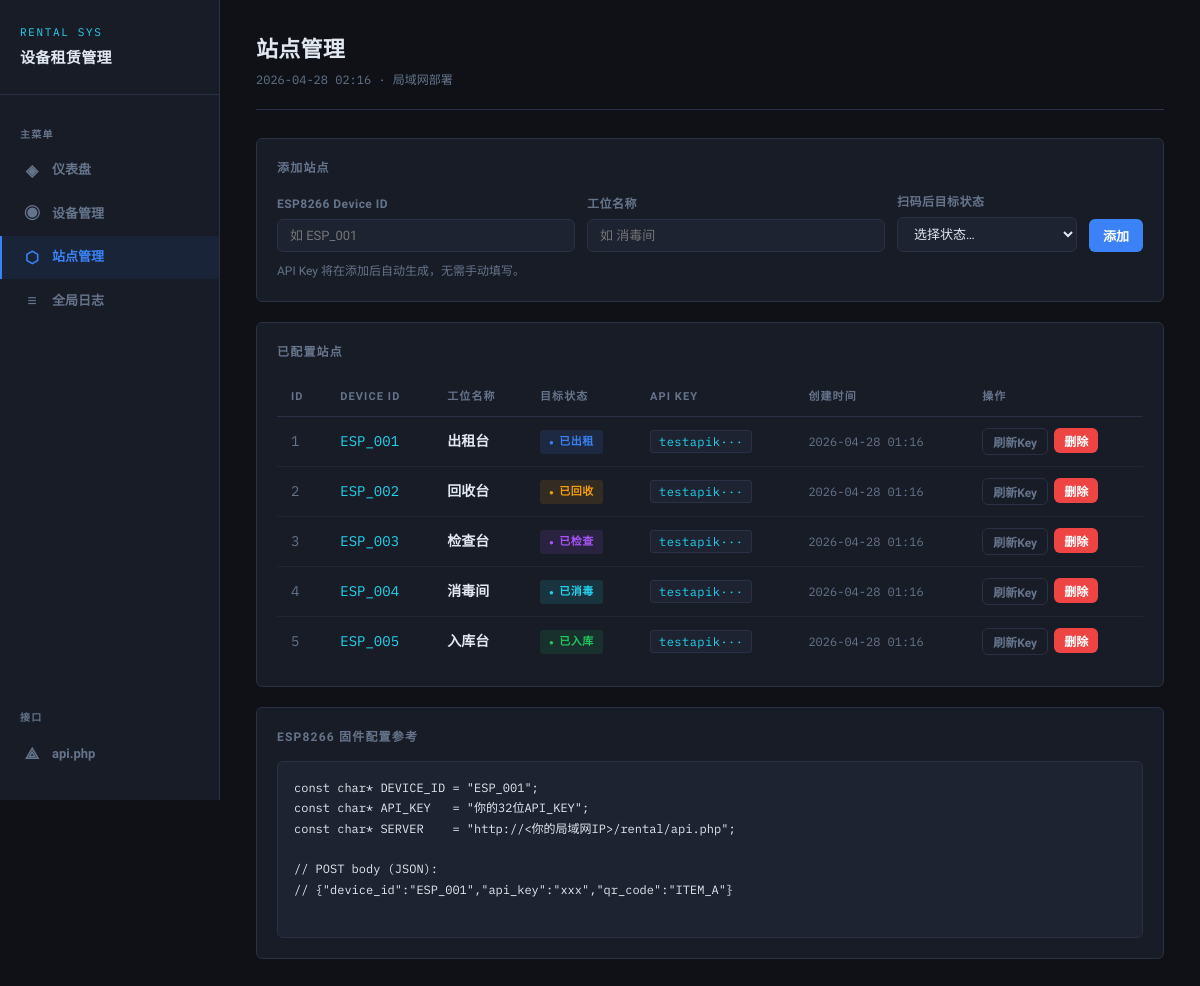
The page /stations.php on the database its author committed.
### tables this page shows
CREATE TABLE IF NOT EXISTS `stations` (
    `id`           INT UNSIGNED NOT NULL AUTO_INCREMENT,
    `device_id`    VARCHAR(64)  NOT NULL,
    `api_key`      VARCHAR(64)  NOT NULL,
    `station_name` VARCHAR(128) NOT NULL,
    `bound_status` ENUM('in_stock','rented','returned','inspected','disinfected') NOT NULL,
    `created_at`   DATETIME NOT NULL DEFAULT CURRENT_TIMESTAMP,
    PRIMARY KEY (`id`),
    UNIQUE KEY `uq_device_id` (`device_id`)
);

### stations.php (the view, shortened to what this page needs)
<?php
$page_title = '站点管理';
$active_nav = 'stations';
$db = get_db();
$stations = $db->query(
    'SELECT * FROM stations ORDER BY created_at DESC'
)->fetch_all(MYSQLI_ASSOC);
require_once __DIR__ . '/layout.php';
?>
<div class="card" style="margin-bottom:20px">
    <div style="font-size:12px;font-weight:700;letter-spacing:.1em;text-transform:uppercase;color:var(--muted);margin-bottom:14px">
        添加站点
    </div>
    <form method="post">
        <div class="form-row">
            <div class="form-group">
                <label>ESP8266 Device ID</label>
                <input type="text" name="device_id" placeholder="如 ESP_001" required>
            </div>
            <div class="form-group">
                <label>工位名称</label>
                <input type="text" name="station_name" placeholder="如 消毒间" required>
            </div>
            <div class="form-group" style="max-width:180px">
                <label>扫码后目标状态</label>
                <select name="bound_status" required>
                    <option value="">选择状态…</option>
                </select>
            </div>
            <div style="display:flex;align-items:flex-end">
                <button class="btn btn-primary" type="submit">添加</button>
            </div>
        </div>
    </form>
    <div class="muted text-sm" style="margin-top:10px">API Key 将在添加后自动生成，无需手动填写。</div>
</div>
<div class="card">
    <div style="font-size:12px;font-weight:700;letter-spacing:.1em;text-transform:uppercase;color:var(--muted);margin-bottom:16px">
        已配置站点
    </div>
    <div class="table-wrap">
    <table>
        <thead>
            <tr>
                <th>ID</th>
                <th>Device ID</th>
                <th>工位名称</th>
                <th>目标状态</th>
                <th>API Key</th>
                <th>创建时间</th>
                <th>操作</th>
            </tr>
        </thead>
        <tbody>
        <?php if (empty($stations)): ?>
            <tr><td colspan="7">
                <div class="empty">
                    <div class="empty-icon">⬡</div>
                    <p>尚未添加任何站点</p>
                </div>
            </td></tr>
        <?php else: ?>
        <?php foreach ($stations as $st): ?>
            <tr>
                <td class="mono muted"><?= $st['id'] ?></td>
                <td class="mono" style="color:var(--accent2)"><?= htmlspecialchars($st['device_id']) ?></td>
                <td><strong><?= htmlspecialchars($st['station_name']) ?></strong></td>
                <td><?= status_badge($st['bound_status']) ?></td>
                <td>
                    <span class="api-key" title="点击复制"
                          onclick="navigator.clipboard.writeText(this.dataset.key);this.textContent='已复制!';setTimeout(()=>this.textContent=this.dataset.display,1500)"
                          data-key="<?= htmlspecialchars($st['api_key']) ?>"
                          data-display="<?= substr($st['api_key'],0,8) ?>···">
                        <?= substr($st['api_key'],0,8) ?>···
                    </span>
                </td>
                <td class="mono muted text-sm"><?= time_fmt($st['created_at']) ?></td>
                <td>
                    <div style="display:flex;gap:6px;flex-wrap:wrap">
                        <form method="post" onsubmit="return confirm('重新生成 API Key 后，ESP8266 固件需同步更新，确认？')">
                            <button type="submit" class="btn btn-ghost btn-sm">刷新Key</button>
                        </form>
                        <form method="post" onsubmit="return confirm('确认删除站点「<?= htmlspecialchars(addslashes($st['station_name'])) ?>」？')">
                            <button type="submit" class="btn btn-danger btn-sm">删除</button>
                        </form>
                    </div>
                </td>
            </tr>
        <?php endforeach; ?>
        <?php endif; ?>
        </tbody>
    </table>
    </div>
</div>
<div class="card" style="margin-top:20px">
    <div style="font-size:12px;font-weight:700;letter-spacing:.1em;text-transform:uppercase;color:var(--muted);margin-bottom:14px">
        ESP8266 固件配置参考
    </div>
    <pre style="background:var(--bg3);border:1px solid var(--border);border-radius:var(--radius);padding:16px;font-family:var(--font-mono);font-size:12px;color:var(--text);overflow-x:auto;line-height:1.7">
const char* DEVICE_ID = "ESP_001";
const char* API_KEY   = "你的32位API_KEY";
const char* SERVER    = "http://&lt;你的局域网IP&gt;/rental/api.php";
// POST body (JSON):
// {"device_id":"ESP_001","api_key":"xxx","qr_code":"ITEM_A"}
    </pre>
</div>
    </main>
</div>
</body>
</html>

### layout.php (shortened to what this page needs)
<?php
$active_nav = $active_nav ?? '';
$page_title = $page_title ?? '设备管理系统';
$nav = [
    'index'    => ['icon' => '◈',  'label' => '仪表盘',   'href' => 'index.php'],
    'items'    => ['icon' => '◉',  'label' => '设备管理', 'href' => 'items.php'],
    'stations' => ['icon' => '⬡',  'label' => '站点管理', 'href' => 'stations.php'],
    'logs'     => ['icon' => '≡',  'label' => '全局日志', 'href' => 'logs.php'],
];
function status_badge(string $s): string {
    $labels = STATUS_LABELS;
    $label = $labels[$s] ?? $s;
    return "<span class='badge badge-{$s}'>{$label}</span>";
}
function time_fmt(string $t): string {
    return date('Y-m-d H:i', strtotime($t));
}
?>
<!DOCTYPE html>
<html lang="zh-CN">
<head>
    <link rel="stylesheet" href="style.css">
</head>
<body>
<div class="layout">
    <aside class="sidebar">
        <div class="sidebar-logo">
            <div class="logo-mark">RENTAL SYS</div>
            <h1>设备租赁管理</h1>
        </div>
        <div class="nav-section">主菜单</div>
        <?php foreach ($nav as $key => $item): ?>
        <a href="<?= $item['href'] ?>"
           class="nav-item <?= $active_nav === $key ? 'active' : '' ?>">
            <span class="nav-icon"><?= $item['icon'] ?></span>
            <?= $item['label'] ?>
        </a>
        <?php endforeach; ?>
        <div class="nav-section" style="margin-top:auto">接口</div>
        <a href="api.php" class="nav-item" target="_blank">
            <span class="nav-icon">⟁</span>api.php
        </a>
    </aside>
    <main class="main">
        <div class="page-header">
            <div>
                <h2><?= htmlspecialchars($page_title) ?></h2>
                <div class="sub"><?= date('Y-m-d H:i') ?> · 局域网部署</div>
            </div>
        </div>

### rows shown on the page
stations: id "1", device "ESP_001", station_name "出租台", bound_status "已出租", api_key "testapik", created_at "2026-04-28 01:16"
stations: id "2", device "ESP_002", station_name "回收台", bound_status "已回收", api_key "testapik", created_at "2026-04-28 01:16"
stations: id "3", device "ESP_003", station_name "检查台", bound_status "已检查", api_key "testapik", created_at "2026-04-28 01:16"
stations: id "4", device "ESP_004", station_name "消毒间", bound_status "已消毒", api_key "testapik", created_at "2026-04-28 01:16"
stations: id "5", device "ESP_005", station_name "入库台", bound_status "已入库", api_key "testapik", created_at "2026-04-28 01:16"

### other values the page prints
$item['icon'] "◈"
$item['label'] "仪表盘"
$item['icon'] "◉"
$item['label'] "设备管理"
$item['icon'] "⬡"
$item['label'] "站点管理"
$item['icon'] "≡"
$item['label'] "全局日志"
$page_title "站点管理"
